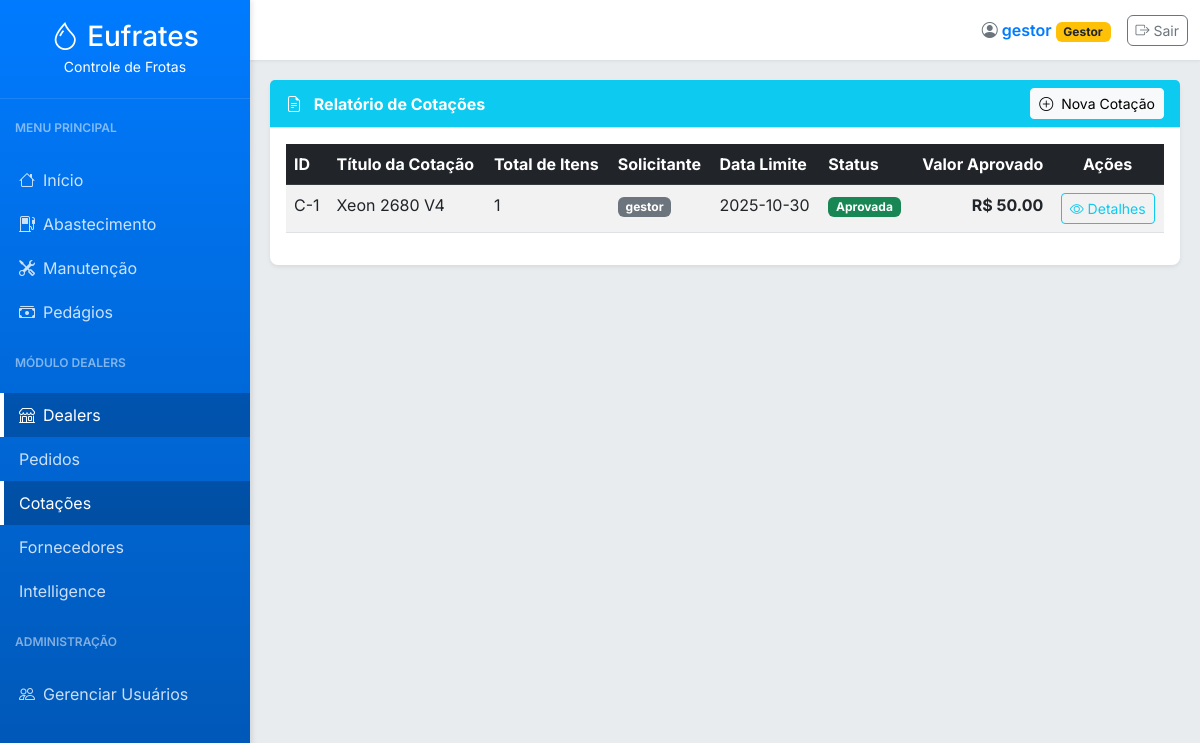
/dealers/cotacoes-relatorio (signed in), run on an earlier commit of the app's database.
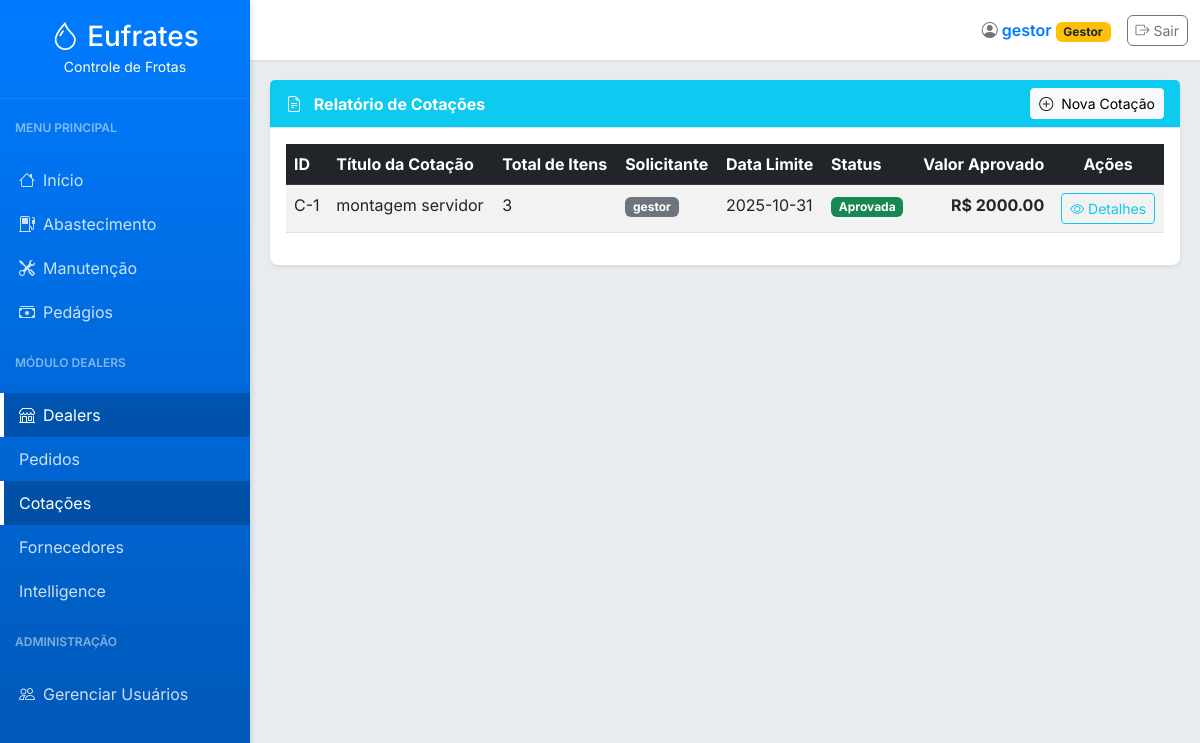
And on a later commit of the database.
### tables this page shows
CREATE TABLE cotacoes (
                id INTEGER PRIMARY KEY, user_id INTEGER, titulo TEXT, data_limite TEXT,
                observacoes TEXT, status TEXT, data_aprovacao TEXT, data_registro TEXT
            );

CREATE TABLE users (
        id INTEGER PRIMARY KEY AUTOINCREMENT,
        username TEXT NOT NULL UNIQUE,
        password_hash TEXT NOT NULL,
        role TEXT NOT NULL CHECK(role IN ('Gestor', 'Comprador', 'Padrão'))
    );

### app.py (the view, shortened to what this page needs)
@app.route('/dealers/cotacoes-relatorio', methods=['GET', 'POST'])
@login_required
def cotacoes_relatorio():
    cotacoes_list = obter_cotacoes()
    return render_template('cotacoes_relatorio.html', active_page='cotacoes', cotacoes=cotacoes_list)

### app.py (called while the page is built)
@app.before_request
def load_logged_in_user():
    user_id = session.get('user_id')
    g.user = get_user_by_id(user_id) if user_id else None

def login_required(view):
    @wraps(view)
    def wrapped_view(*args, **kwargs):
        if g.user is None:
            flash('Você precisa estar logado para acessar esta página.', 'warning')
            return redirect(url_for('login'))
        return view(*args, **kwargs)
    return wrapped_view

@app.context_processor
def inject_now():
    return {'now': datetime.now(), 'g': g}

### database.py (called while the page is built)
def get_db_connection():
    conn = sqlite3.connect('abastecimentos.db')
    conn.row_factory = sqlite3.Row
    return conn

def get_user_by_id(user_id):
    conn = get_db_connection()
    user = conn.execute('SELECT * FROM users WHERE id = ?', (user_id,)).fetchone()
    conn.close()
    return user

### templates/cotacoes_relatorio.html (shortened to what this page needs)
{% extends "base.html" %}
{% block content %}
<div class="card">
    <div class="card-header bg-info text-white d-flex justify-content-between align-items-center">
        <div><i class="bi bi-file-earmark-text me-2"></i> Relatório de Cotações</div>
        <button class="btn btn-light btn-sm" data-bs-toggle="modal" data-bs-target="#novaCotacaoModal">
            <i class="bi bi-plus-circle me-1"></i> Nova Cotação
        </button>
    </div>
    <div class="card-body">
        <div class="table-responsive">
            <table class="table table-striped table-hover">
                <thead class="table-dark">
                    <tr>
                        <th>ID</th>
                        <th>Título da Cotação</th>
                        <th>Total de Itens</th>
                        <th>Solicitante</th>
                        <th>Data Limite</th>
                        <th>Status</th>
                        <th class="text-end">Valor Aprovado</th>
                        <th class="text-center">Ações</th>
                    </tr>
                </thead>
                <tbody>
                    {% for cotacao in cotacoes %}
                    <tr>
                        <td>C-{{ cotacao.id }}</td>
                        <td>{{ cotacao.titulo }}</td>
                        <td>{{ cotacao.total_itens }}</td>
                        <td><span class="badge bg-secondary">{{ cotacao.solicitante }}</span></td>
                        <td>{{ cotacao.data_limite }}</td>
                        <td>
                            <span class="badge {% if cotacao.status == 'Aberta' %}bg-warning{% elif cotacao.status == 'Fechada' %}bg-primary{% elif cotacao.status == 'Aprovada' %}bg-success{% else %}bg-danger{% endif %}">
                                {{ cotacao.status }}
                            </span>
                        </td>
                        <td class="text-end fw-bold">
                            {% if cotacao.valor_aprovado %}
                                R$ {{ "%.2f"|format(cotacao.valor_aprovado) }}
                            {% else %}
                                -
                            {% endif %}
                        </td>
                        <td class="text-center">
                            <a href="{{ url_for('cotacao_detalhe', cotacao_id=cotacao.id) }}" class="btn btn-sm btn-outline-info" title="Ver Detalhes e Orçamentos">
                                <i class="bi bi-eye"></i> Detalhes
                            </a>
                        </td>
                    </tr>
                    {% else %}
                    <tr>
                        <td colspan="8" class="text-center py-4">Nenhuma cotação cadastrada.</td>
                    </tr>
                    {% endfor %}
                </tbody>
            </table>
        </div>
    </div>
</div>
{% endblock %}

What changed in the data, as far as the page shows it:
changed cotacoes "Aprovada": titulo "Xeon 2680 V4" → "montagem servidor"; total_itens "1" → "3"; data_limite "2025-10-30" → "2025-10-31"; valor_aprovado "50.00" → "2000.00"
